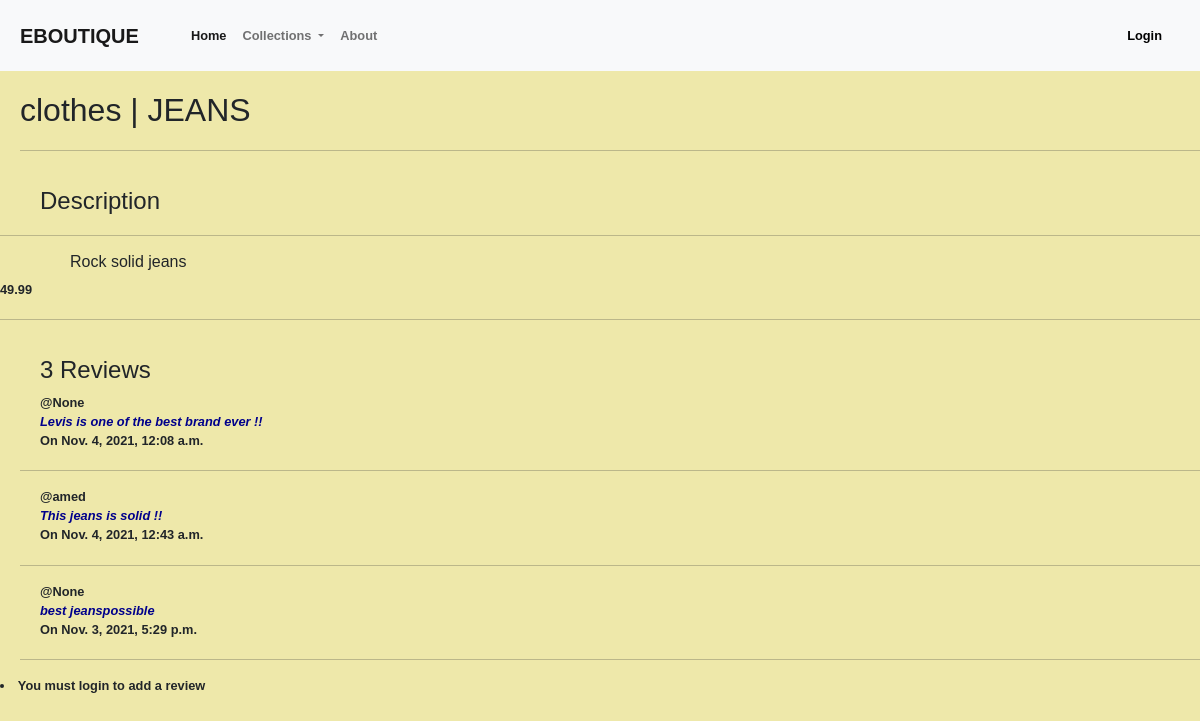
The app's page /eboutique/product/3 with its own data.
### eboutique/models.py (models this page shows, shortened)
class Product(models.Model):
    collection = models.ForeignKey(Collection, on_delete=models.CASCADE) # put 'Collection' in case the function is underneath
    brand = models.ForeignKey(Brand, on_delete=models.CASCADE)
    title = models.CharField(max_length=100)
    description = models.TextField(null=True, blank=True)
    price = models.DecimalField(max_digits=7, decimal_places=2)
    image = models.ImageField(null=True)
    inventory = models.IntegerField()

class Collection(models.Model):
    name = models.CharField(max_length=100)
    def __str__(self):
        return self.name

class Message(models.Model):
    host = models.ForeignKey(User, on_delete=models.SET_NULL, null=True)
    product = models.ForeignKey(Product, on_delete=models.CASCADE, null=True)
    review = models.TextField(max_length=200, null=True, blank=True)
    created = models.DateTimeField(auto_now_add=True, null=True)
    updated = models.DateTimeField(auto_now=True, null=True)
    def __str__(self):
        return self.review

### eboutique/views.py (the view, shortened to what this page needs)
# urls.py: path('product/<str:pk>', views.product, name="product"),
def product(request, pk):
    product = Product.objects.get(id=pk)
    product_messages = product.message_set.all().order_by('-created')      #get all the kids related to that parent
    comments_count = product_messages.count()
    try:
        order = Order.objects.get(customer=request.user.customer, completed=False)
    except:
        order = {}
    context = { "product": product,
                "product_messages": product_messages,
                "comments_count":comments_count,
                "order":order
                }
    return render(request, "eboutique/product.html", context)

### templates/eboutique/product.html (shortened to what this page needs)
{% extends "base.html" %}
{% block title %}
<div>
    <h2>{{product.collection}} | {{product.title}}</h2>
    <hr>
</div>
{% endblock title %}
{% block content %}
<div><h4>Description</h4></div>
<hr>
<div><h6>{{product.description}}</h6></div>
{{product.price}}
<hr>
{% if comments_count >= 2 %}
<div><h4>{{comments_count}} Reviews</h4></div>
{% else %}
<div><h4>{{comments_count}} Review</h4></div>
{% endif %}
<div>
    {% for message in product_messages %}
        <div>@{{message.host}}</div>
        <div class="message-comment">{{message}}</div>
        <div>On {{message.updated}}</div>
    <hr>
    {% endfor %}
</div>
{% if request.user.is_authenticated %}
<div class="comment-form">
    <form class="d-flex" action="" method="POST" style="display: flex; flex-direction: column; max-width: 400px;">
        {% csrf_token %}
        <input type="text" name="body" placeholder="Write your comment here..."/>
        <button class="searchBtn btn-outline-success" type="submit">Comment</button>
    </form>
</div>
{% else %}
<p><li>You must login to add a review</li></p>
{% endif %}
{% endblock content %}

### static/client/css/cart.css (style rules this page uses)
body { background: #eee8aa; min-height: 100vh; vertical-align: middle; font-family: sans-serif; font-size: 0.8rem; font-weight: bold }
hr { margin-top: 1.25rem }

### templates/eboutique/product.html (style rules this page uses)
div { padding-left: 20px; }
h2 { padding-top: 20px; }
h4 { padding-top: 20px; padding-left: 20px; }
h6 { padding-left: 50px; }
.message-comment { font-style: italic; font-family: 'Franklin Gothic Medium', 'Arial Narrow', Arial, sans-serif; color: darkblue; }

### records on screen
Product: collection "clothes", title "JEANS", description "Rock solid jeans", price "49.99"
Message: host "None", review "Levis is one of the best brand ever !!", updated "Nov. 4, 2021, 12:08 a.m."
Message: host "amed", review "This jeans is solid !!", updated "Nov. 4, 2021, 12:43 a.m."
Message: host "None", review "best jeanspossible", updated "Nov. 3, 2021, 5:29 p.m."

### other values on screen
{{ comments_count }} "3"
